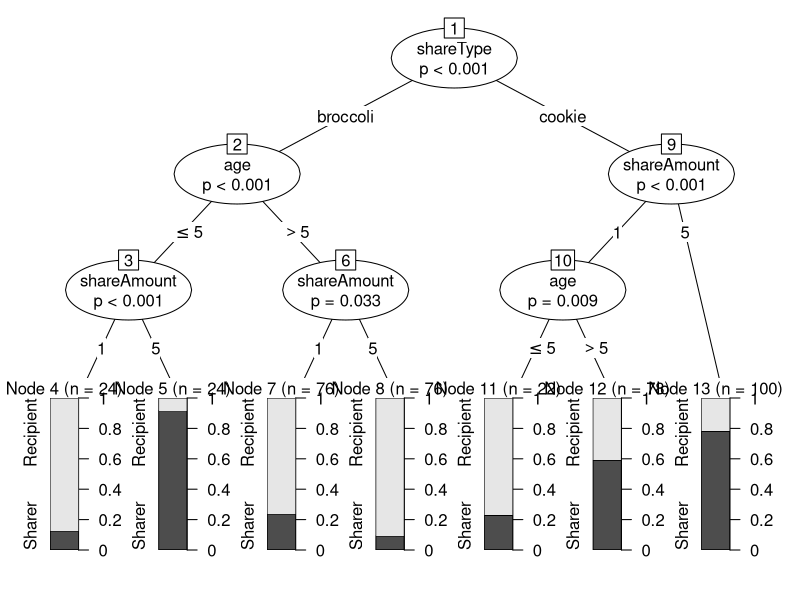
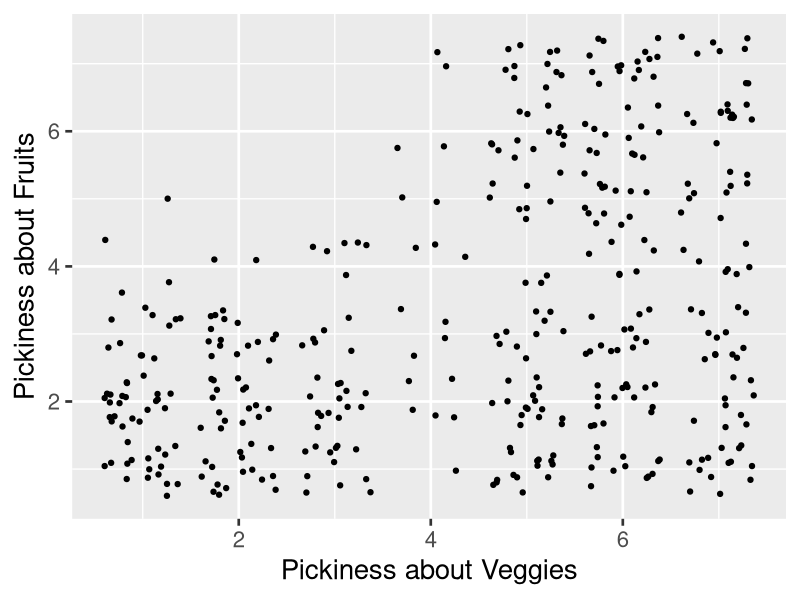
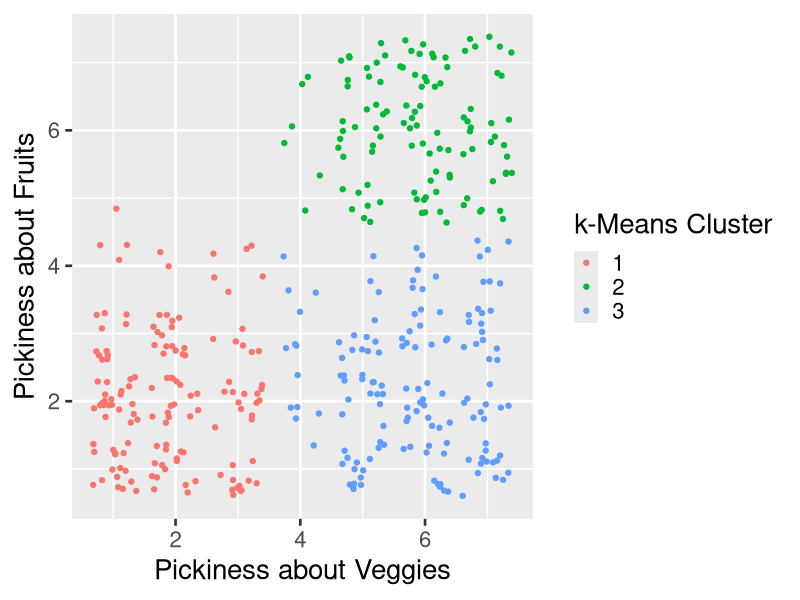

Recreate these plots in R, in order.
## ---- chunk 1
knitr::opts_chunk$set(echo = TRUE)
## ---- chunk 2

library(partykit)
library(ggplot2)

## ---- chunk 3

#Set seed to make results reproducible
set.seed(20230802)

#load the data
data<-read.csv("Week 6/Week 6 Example Data.csv")

#set categorical variables as factors:
data$PIN<-as.factor(data$PIN)
data$shareAmount<-as.factor(data$shareAmount)
data$shareType<-as.factor(data$shareType)
data$dollChoice<-as.factor(data$dollChoice)

## ---- chunk 4

#fit the decision tree
tree <- ctree(dollChoice~age + 
                shareAmount + 
                shareType, 
              data=data)

#plot the decision tree
plot(tree)

## ---- chunk 5

#plot data before cluster
pickyPlot<-ggplot(data=data,
                  aes(x=pickyVeg,
                      y=pickyFruit,))+
  labs(x="Pickiness about Veggies",
       y="Pickiness about Fruits")+
  theme_gray(base_size=20)+
  geom_jitter()

#output graph
pickyPlot


#fit the cluster analysis
kFit<-kmeans(data[,3:4], centers=3)

#extract means of clusters
kCenters<-kFit$centers

#assign clusters to data
data$cluster<-as.factor(kFit$cluster)

#graph cluster
pickyPlot<-pickyPlot + 
  aes(color=data$cluster)+
  labs(color="k-Means Cluster")

#output cluster
pickyPlot
